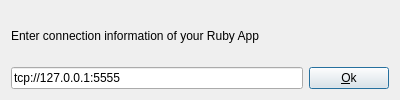
<?xml version="1.0" encoding="UTF-8"?>
<ui version="4.0">
 <class>AskHost</class>
 <widget class="QDialog" name="AskHost">
  <property name="windowModality">
   <enum>Qt::ApplicationModal</enum>
  </property>
  <property name="geometry">
   <rect>
    <x>0</x>
    <y>0</y>
    <width>400</width>
    <height>100</height>
   </rect>
  </property>
  <property name="minimumSize">
   <size>
    <width>0</width>
    <height>100</height>
   </size>
  </property>
  <property name="windowTitle">
   <string>Enter address of your Ruby app</string>
  </property>
  <layout class="QVBoxLayout" name="verticalLayout_2">
   <item>
    <layout class="QVBoxLayout" name="verticalLayout">
     <item>
      <widget class="QLabel" name="hostInfo">
       <property name="text">
        <string>Enter connection information of your Ruby App</string>
       </property>
      </widget>
     </item>
     <item>
      <layout class="QHBoxLayout" name="horizontalLayout">
       <item>
        <widget class="QLineEdit" name="hostName">
         <property name="text">
          <string>tcp://127.0.0.1:5555</string>
         </property>
        </widget>
       </item>
       <item>
        <widget class="QPushButton" name="hostSelectedButton">
         <property name="text">
          <string>&amp;Ok</string>
         </property>
        </widget>
       </item>
      </layout>
     </item>
    </layout>
   </item>
  </layout>
 </widget>
 <resources/>
 <connections/>
 <slots>
  <slot>hostSelected()</slot>
 </slots>
</ui>
